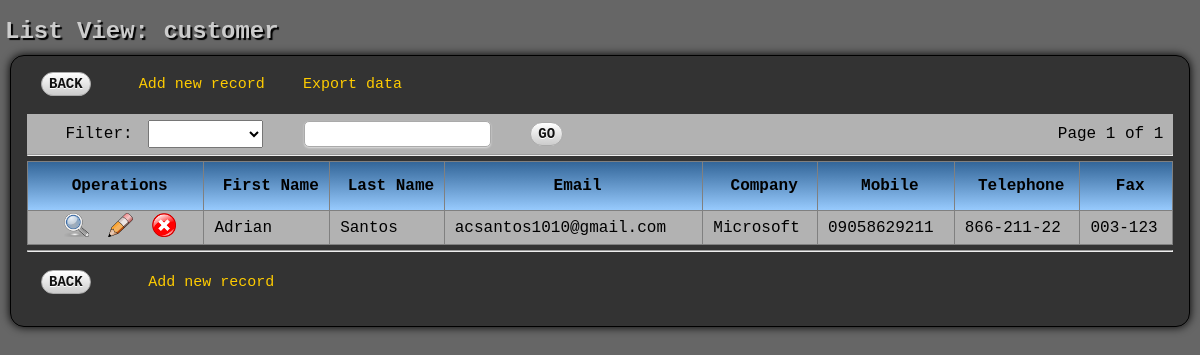
Screenshot of /htdocs/ITrack/Customer/listview_customer.php (signed in) with the database file from the repository.
### tables this page shows
CREATE TABLE IF NOT EXISTS `customer` (
  `id` int(11) NOT NULL AUTO_INCREMENT,
  `FirstName` varchar(255) NOT NULL,
  `LastName` varchar(255) NOT NULL,
  `Email` varchar(255) NOT NULL,
  `Company` varchar(255) NOT NULL,
  `Mobile` varchar(255) NOT NULL,
  `Telephone` varchar(255) NOT NULL,
  `Fax` varchar(255) NOT NULL,
  `Address` varchar(255) NOT NULL,
  PRIMARY KEY (`id`)
);

### htdocs/ITrack/core/cobalt_core.php (called while the page is built, shortened)
<?php
function init_cobalt($required_passport=null)
{
    require_once 'data_abstraction_class.php';
    require_once 'html_class.php';
}
function check_link($Link, $user='')
{
    if($user=='') $user = $_SESSION['user'];
    $in_passport=FALSE;
    $data_con = new data_abstraction;
    $data_con->set_fields('link_id, status');
    $data_con->set_table('user_links');
    $data_con->set_where("Name='$Link'");
    if($result = $data_con->make_query())
    {
        $data = $result->fetch_assoc();
        if(is_array($data)) extract($data);
    }
    else die("The query failed while attempting to check the passport: " . $data_con->error);
    if($status=='On')
    {
        $data_con = new data_abstraction;
        $data_con->set_fields('link_id');
        $data_con->set_table('user_passport');
        $data_con->set_where("username='$user' AND link_id='$link_id'");
        if($data_con->make_query())
        {
            $numrows = $data_con->num_rows;
        }
        else die("Failed checking $link_id in passport of $user" . $data_con->error);
        if ($numrows==1) $in_passport=TRUE;
    }
    return $in_passport;
}
function cobalt_htmlentities($unclean, $flag=ENT_COMPAT)
{
    $clean = htmlentities($unclean, $flag, MULTI_BYTE_ENCODING);
    return $clean;
}

### htdocs/ITrack/core/data_abstraction_class.php (called while the page is built, shortened)
<?php
class data_abstraction
{
    var $mysqli='';
    var $db_host='localhost';
    var $db_user='root';
    var $db_pass='';
    var $db_use='itrack';
    var $query='';
    var $connection_exists=FALSE;
    var $tables='';
    var $selected_fields='';
    var $values='';
    var $where_clause='';
    var $limit_clause='';
    var $query_type='SELECT';
    function close_db()
    {
        if($this->mysqli)
        {
            $this->connection_exists = FALSE;
        }
    }
    function connect_db()
    {
        $this->mysqli = new mysqli($this->db_host,$this->db_user,$this->db_pass,$this->db_use);
        $this->connection_exists = TRUE;
        return $this->mysqli;
    }
    function execute_query($query='')
    {
        if($this->connection_exists == FALSE)
        {
            $this->mysqli = $this->connect_DB();
            $this->mysqli->real_query("SET NAMES 'utf8'");
        }
        $this->mysqli->real_query($this->query) or error_handler('Database error.',$this->mysqli->error);
        if($this->query_type == "SELECT")
        {
            $result = $this->mysqli->store_result();
            $this->num_rows = $result->num_rows;
            return $result;
        }
        elseif($this->query_type == "INSERT")
        {
            $this->auto_id = $this->mysqli->insert_id;
            $this->error = $this->mysqli->error;
        }
        else
        {
            $this->affected_rows = $this->mysqli->affected_rows;
        }
    }
    function make_query($execute=TRUE, $log=TRUE)
    {
        $this->query_type = strtoupper($this->query_type);
        $this->query = $this->query_type . ' ';
        switch($this->query_type)
        {
            case "SELECT":	$this->query .=  $this->selected_fields . ' FROM ' . $this->tables;
                            if($this->where_clause != '') $this->query .= ' WHERE ' . $this->where_clause;
                          	if($this->limit_clause != '') $this->query .= ' LIMIT ' . $this->limit_clause;
                            break;
            case "INSERT":	$this->query .= 'INTO ' . $this->tables . '(' .  $this->selected_fields . ') VALUES(' . $this->values . ')';
                            break;
        }
        if($execute)
        {
            $result = $this->execute_query();
        }
        return $result;
    }
    function set_fields($new_fields)
    {
         $this->selected_fields = $new_fields;
    }
    function set_limit($offset, $limit)
    {
        $this->limit_clause = $offset . ', ' . $limit;
    }
    function set_query_type($new_query_type)
    {
        $this->query_type = $new_query_type;
    }
    function set_table($new_table)
    {
        $this->tables = $new_table;
    }
    function set_values($new_values)
    {
        $this->values = $new_values;
    }
    function set_where($new_where_clause)
    {
        $this->where_clause = $new_where_clause;
    }
}
?>

### htdocs/ITrack/core/subclasses/customer_dd.php (called while the page is built, shortened)
<?php
class customer_dd
{
    static function load_dictionary()
    {
        return $fields;
    }
    static function load_relationships()
    {
        $relations = array();
        return $relations;
    }
    static function load_subclass_info()
    {
        $subclasses = array('html_file'=>'customer_html.php',
                            'html_class'=>'customer_html',
                            'data_file'=>'customer.php',
                            'data_class'=>'customer');
        return $subclasses;
    }
}

### htdocs/ITrack/core/paged_result_class.php (called while the page is built, shortened)
<?php
class paged_result
{
    var $total_pages=0;
    var $current_page=0;
    function paged_result($total_records, $results_per_page)
    {
        $this->total_pages = ceil($total_records / $results_per_page);
    }
    function draw_paged_result($javascript='')
    {
        $this->html_output = '';
        if($this->total_pages > 1)
        {
            $this->html_output .= "Page " . $this->current_page . " of " . $this->total_pages
                    . " | Go to page: <input type=text name=\"result_pager\" value='$Result_Pager' size=2 class='textboxPager' $javascript>"
                    . " &nbsp; <input type=submit name='pager_submit' value='GO' class='buttonPager'>"
                    . "<input type=hidden name=current_page value='" . $this->current_page . "'>";
        }
        else
        {
            $this->html_output = "Page " . $this->current_page . " of " . $this->total_pages . '&nbsp;';
        }
        return $this->html_output;
    }
    function get_page_data($new_page, $current_page)
    {
        if($new_page < 1)
        {
            if($current_page < 1) $new_page = 1;
            else $new_page = $current_page;
        }
        elseif($new_page > $this->total_pages) $new_page = $this->total_pages;
        $this->current_page = $new_page;
    }
}
?>

### htdocs/ITrack/Customer/listview_customer.php (the view, shortened to what this page needs)
<?php
$html = new customer_html;
$html->get_listview_fields();
$lst_fields = $html->lst_fields;
$arr_fields = $html->arr_fields;
$arr_field_labels = $html->arr_field_labels;
require_once 'subclasses/customer.php';
$data_con = new customer;
$data_con->get_join_clause();
$data_con->set_table($data_con->join_clause);
$data_con->set_fields($lst_fields);
$data_con->make_query();
$total_records = $data_con->num_rows;
require_once 'paged_result_class.php';
$results_per_page = 50;
$pager = new paged_result($total_records, $results_per_page);
$pager->get_page_data($result_pager, $current_page);
$current_page = $pager->current_page;
$data_con->set_limit($pager->offset, $pager->records_per_page);
?>
<fieldset class="container">
<table width="100%" border="0" cellpadding="0" cellspacing="0">
<tr>
    <td align="left" colspan="2">
    <?php
    if(check_link('Add customer')) echo "&nbsp; &nbsp; <a href='add_customer.php?filter_field_used=$enc_filter_field&filter_used=$enc_filter&page_from=$current_page'>Add new record</a>";
    if(check_link('View customer')) echo "&nbsp; &nbsp; <a href='csv_customer.php'> Export data </a>";
    ?>
    <br><br>
    </td>
</tr>
<tr class="listRowEven">
    <td align="left">
    &nbsp; &nbsp; Filter:
    </td>
    <td align=right>
    <?php echo $pager->draw_paged_result('onKeyPress="submitenter(this,event)"'); ?>
    </td>
</tr>
<tr>
    <td colspan="2">
    <hr>
    </td>
</tr>
</table>
<table border=1 width=100% class="listView">
<tr class="listRowHead">
    <td class="oper_col">Operations</td>
    <?php
    foreach($arr_field_labels as $label)
    {
        echo '<td>' . $label . '</td>';
    }
    ?>
</tr>
<?php
    if($result = $data_con->make_query())
    {
        while($row = $result->fetch_assoc())
        {
            if($a%2 == 0) $class = 'listRowEven';
            else $class = 'listRowOdd';
            $a++;
            extract($row);
            echo "<tr class=$class><td align='center'><a href='detailview_customer.php?filter_field_used=$enc_filter_field&filter_used=$enc_filter&page_from=$current_page&id=$id'><img src='/ITrack/images/view.png' alt='View' title='View'></a>";
            if(check_link('Edit customer')) echo "&nbsp;&nbsp;<a href='edit_customer.php?filter_field_used=$enc_filter_field&filter_used=$enc_filter&page_from=$current_page&id=$id'><img src='/ITrack/images/edit.png' alt='Edit' title='Edit'></a>";
            if(check_link('Delete customer')) echo "&nbsp;&nbsp;<a href='delete_customer.php?filter_field_used=$enc_filter_field&filter_used=$enc_filter&page_from=$current_page&id=$id'><img src='/ITrack/images/delete.png' alt='Delete' title='Delete'></a>";
            echo '</td>';
            foreach($arr_fields as $field)
            {
                if(is_array($field))
                {
                    echo '<td class="listCell">';
                    foreach($field as $subtext)
                    {
                        echo cobalt_htmlentities($$subtext, ENT_QUOTES) . ' ';
                    }
                    echo '</td>';
                }
                else
                {
                    echo '<td class="listCell">' . cobalt_htmlentities($$field, ENT_QUOTES) . '</td>';
                }
            }
            echo "</tr>\n";
        }
    }
    else error_handler('Encountered an error while retrieving records.', $data_con->error);
?>
</table>
<table border="0" width="100%">
<tr>
    <td colspan="2"><hr><br></td>
</tr>
</table>
<?php
if(check_link('Add customer')) echo "&nbsp; &nbsp; &nbsp;<a href='add_customer.php?filter_field_used=$enc_filter_field&filter_used=$enc_filter&page_from=$current_page'>Add new record</a>";
echo '</fieldset>';

### htdocs/ITrack/css/cobalt.css (style rules this page uses)
* { padding: 0; margin: 0; }
a:link { font-size: 15px; font-family: "Calibri", "Courier New", monospace, sans, verdana, Arial, Helvetica, sans-serif; text-decoration:none; color: #ffcc00; }
body { background-color: #666666; font-family: "Calibri", "Courier New", monospace, sans, verdana; font-size: 16px; margin-right: 0px; margin-left: 0px; margin-top: 0px; margin-bottom: 0px; text-align: left; }
fieldset { border-radius: 4px; -moz-border-radius: 4px; -webkit-border-radius: 4px; background: #eee; }
fieldset.container { border-radius: 14px; -moz-border-radius: 14px; -webkit-border-radius: 14px; background: #333; border: #000 solid 1px; margin: 10px; padding-top: 1em; padding-left: 1em; padding-right: 1em; padding-bottom: 2em; -moz-box-shadow: 0px 0px 10px #000; -webkit-box-shadow: 0px 0px 10px #000; box-shadow: 0px 0px 10px #000; }
img { border-style: none; }
.listRowEven { background-color: #b2b2b2; }
.listRowHead { background-color: #336699; font-weight: bold; text-align: center; background: -webkit-gradient(linear, left top, left bottom, from(#336699), to(#99ccff)); background: -moz-linear-gradient(top, #336699, #5C85AD); background: -o-linear-gradient(top, #336699, #99ccff); }
table { border-collapse: collapse; }
table.listView { margin-top: 5px; margin-bottom: 5px; }
table.listView td { padding: 2px; padding-left: 10px; }
table.listView tr[class=listRowHead] td { padding-top: 15px; padding-bottom: 15px; padding-left: 10px; }
td.oper_col { min-width: 140px; text-align: center; }

### rows the page displays
customer: field "Adrian", field "Santos", field "acsantos1010@gmail.com", field "Microsoft", field "09058629211", field "866-211-22", field "003-123"

### other values shown
$title "List View: customer"
$pager->draw_paged_result('onKeyPress="submitenter(this,event)"') "Page 1 of 1"
$label "First Name"
$label "Last Name"
$label "Email"
$label "Company"
$label "Mobile"
$label "Telephone"
$label "Fax"
